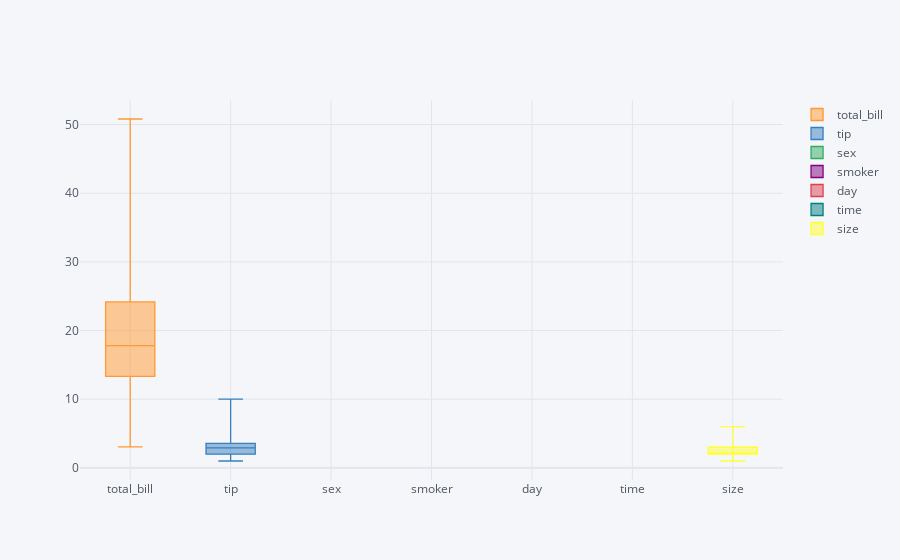

Notebook code for this chart:
### Code cell
tips.iplot(kind='box')

### Figure 1 — Plotly figure (JSON) as saved in the notebook; plotly's stock layout.template omitted (floating-point values rounded to 4 significant figures; data arrays with more than 128 entries replaced by an {"elided": "..."} marker saying what was removed)
{"data": [{"boxpoints": false, "line": {"width": 1.3}, "marker": {"color": "rgba(255, 153, 51, 1.0)"}, "name": "total_bill", "orientation": "v", "type": "box", "y": {"elided": "244 float values"}}, {"boxpoints": false, "line": {"width": 1.3}, "marker": {"color": "rgba(55, 128, 191, 1.0)"}, "name": "tip", "orientation": "v", "type": "box", "y": {"elided": "244 float values"}}, {"boxpoints": false, "line": {"width": 1.3}, "marker": {"color": "rgba(50, 171, 96, 1.0)"}, "name": "sex", "orientation": "v", "type": "box", "y": {"elided": "244 str values"}}, {"boxpoints": false, "line": {"width": 1.3}, "marker": {"color": "rgba(128, 0, 128, 1.0)"}, "name": "smoker", "orientation": "v", "type": "box", "y": {"elided": "244 str values"}}, {"boxpoints": false, "line": {"width": 1.3}, "marker": {"color": "rgba(219, 64, 82, 1.0)"}, "name": "day", "orientation": "v", "type": "box", "y": {"elided": "244 str values"}}, {"boxpoints": false, "line": {"width": 1.3}, "marker": {"color": "rgba(0, 128, 128, 1.0)"}, "name": "time", "orientation": "v", "type": "box", "y": {"elided": "244 str values"}}, {"boxpoints": false, "line": {"width": 1.3}, "marker": {"color": "rgba(255, 255, 51, 1.0)"}, "name": "size", "orientation": "v", "type": "box", "y": {"elided": "244 int values"}}], "layout": {"legend": {"bgcolor": "#F5F6F9", "font": {"color": "#4D5663"}}, "paper_bgcolor": "#F5F6F9", "plot_bgcolor": "#F5F6F9", "title": {"font": {"color": "#4D5663"}}, "xaxis": {"gridcolor": "#E1E5ED", "showgrid": true, "tickfont": {"color": "#4D5663"}, "title": {"font": {"color": "#4D5663"}, "text": ""}, "zerolinecolor": "#E1E5ED"}, "yaxis": {"gridcolor": "#E1E5ED", "showgrid": true, "tickfont": {"color": "#4D5663"}, "title": {"font": {"color": "#4D5663"}, "text": ""}, "zerolinecolor": "#E1E5ED"}}}
